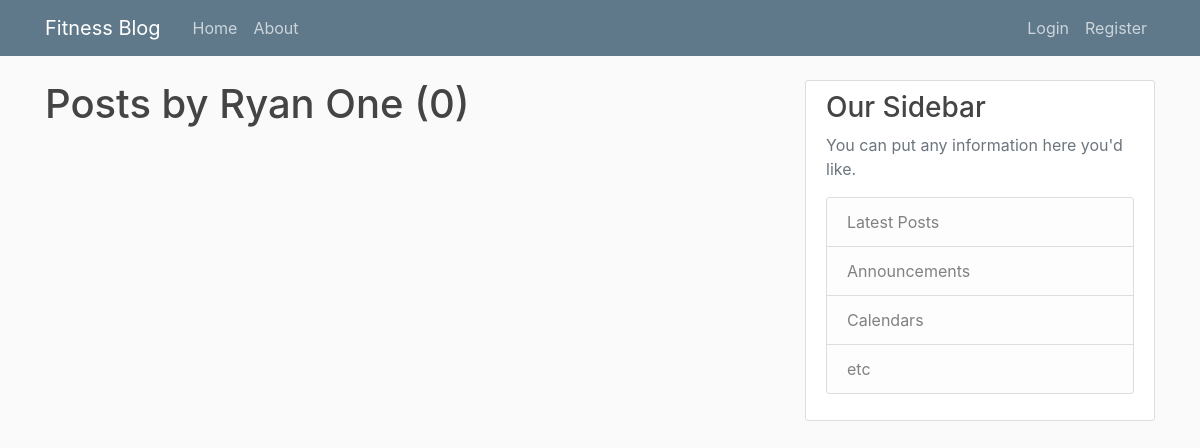
/user/Ryan One, run on an earlier commit of the app's database.
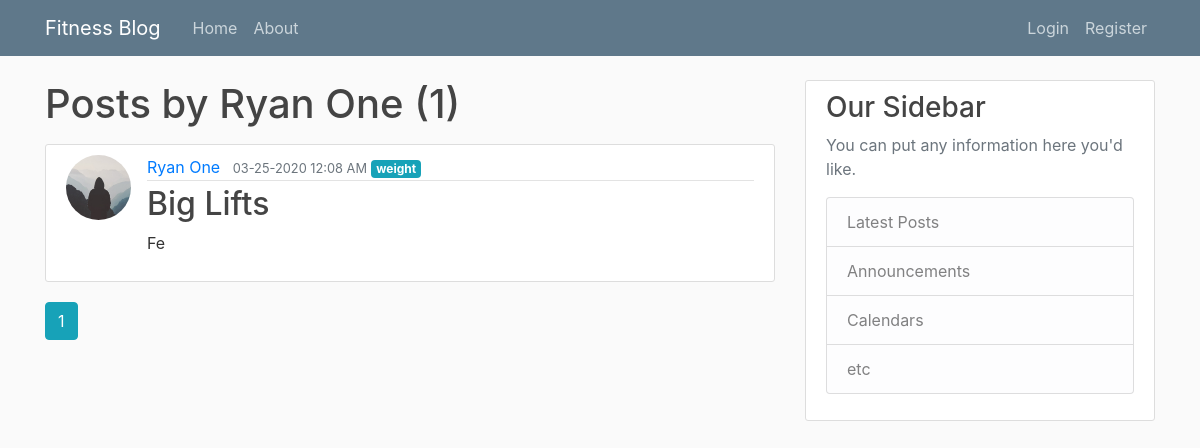
And on a later commit of the database.
### fitnessblog/models.py (models this page shows, shortened)
class User(db.Model, UserMixin):
    id = db.Column(db.Integer, primary_key=True)
    username = db.Column(db.String(20), unique=True, nullable=False)
    email = db.Column(db.String(120), unique=True, nullable=False)
    profile_type = db.Column(db.String(20), nullable=False)
    image_file = db.Column(db.String(20), nullable=False, default="default.jpg")
    password = db.Column(db.String(60), nullable=False)
    posts = db.relationship("Post", backref="author", lazy=True)

class Post(db.Model):
    id = db.Column(db.Integer, primary_key=True)
    title = db.Column(db.String(100), nullable=False)
    date_posted = db.Column(db.DateTime, nullable=False, default=datetime.utcnow)
    content = db.Column(db.Text, nullable=False)
    category = db.Column(db.Text, nullable=False)
    user_id = db.Column(db.Integer, db.ForeignKey("user.id"), nullable=False)

### fitnessblog/users/routes.py (the view)
@users.route("/user/<string:username>")
def user_posts(username):
    page = request.args.get("page", 1, type=int)
    user = User.query.filter_by(username=username).first_or_404()
    posts = (
        Post.query.filter_by(author=user)
        .order_by(Post.date_posted.desc())
        .paginate(page=page, per_page=5)
    )
    return render_template("user_posts.html", posts=posts, user=user)

### fitnessblog/templates/user_posts.html
{% extends "layout.html" %}
{% block content %}
  <h1 class="mb-3">Posts by {{ user.username }} ({{ posts.total }})</h1>
  {% for post in posts.items %}
    <article class="media content-section">
      <img class="rounded-circle article-img" src="{{ url_for('static', filename='profile_pics/' + post.author.image_file) }}">
      <div class="media-body">
        <div class="article-metadata">
          <a class="mr-2" href="{{ url_for('users.user_posts', username=post.author.username) }}">{{ post.author.username }}</a>
          <small class="text-muted">{{ post.date_posted.strftime('%m-%d-%Y %I:%M %p') }}</small>
          <a href="{{ url_for('posts.filter_by_category', category=post.category) }}" class="badge badge-info">{{ post.category}}</a>
        </div>
        <h2><a class="article-title" href="{{ url_for('posts.post', post_id=post.id) }}">{{ post.title }}</a></h2>
        <p class="article-content">{{ post.content }}</p>
      </div>
    </article>
  {% endfor %}
  {% for page_num in posts.iter_pages(left_edge=1, right_edge=1, left_current=1, right_current=2) %}
    {% if page_num %}
      {% if posts.page == page_num %}
        <a class="btn btn-info mb-4" href="{{ url_for('users.user_posts', username=user.username, page=page_num) }}">{{ page_num }}</a>
      {% else %}
      <a class="btn btn-outline-info mb-4" href="{{ url_for('users.user_posts', username=user.username, page=page_num) }}">{{ page_num }}</a>
      {% endif %}
    {% else %}
      ...
    {% endif %}
  {% endfor %}
{% endblock content %}

### fitnessblog/templates/layout.html (shortened to what this page needs)
<!DOCTYPE html>
<html lang="en">
  <head>
    <link rel="stylesheet" href="https://stackpath.bootstrapcdn.com/bootstrap/4.3.1/css/bootstrap.min.css">
    <link rel="stylesheet" type="text/css" href="{{ url_for('static', filename='main.css') }}">
  </head>
    <body>
      <header class="site-header">
        <nav class="navbar navbar-expand-md navbar-dark bg-steel fixed-top">
          <div class="container">
            <a class="navbar-brand mr-4" href="/">Fitness Blog</a>
            <div class="collapse navbar-collapse" id="navbarToggle">
              <div class="navbar-nav mr-auto">
                <a class="nav-item nav-link" href="{{ url_for('main.home') }}">Home</a>
                <a class="nav-item nav-link" href="{{ url_for('main.about') }}">About</a>
              </div>
              <div class="navbar-nav">
                {% if current_user.is_authenticated %}
                  <a class="nav-item nav-link" href="{{ url_for('posts.new_post') }}">Create Post</a>
                  <a class="nav-item nav-link" href="{{ url_for('users.account') }}">Account</a>
                  <a class="nav-item nav-link" href="{{ url_for('users.logout') }}">Logout</a>
                {% else %}
                  <a class="nav-item nav-link" href="{{ url_for('users.login') }}">Login</a>
                  <a class="nav-item nav-link" href="{{ url_for('users.register') }}">Register</a>
                {% endif %}
              </div>
            </div>
          </div>
        </nav>
      </header>
      <main role="main" class="container">
        <div class="row">
          <div class="col-md-8">
            {% block content %}{% endblock %}
          </div>
          <div class="col-md-4">
            <div class="content-section">
              <h3>Our Sidebar</h3>
              <p class='text-muted'>You can put any information here you'd like.
                <ul class="list-group">
                  <li class="list-group-item list-group-item-light">Latest Posts</li>
                  <li class="list-group-item list-group-item-light">Announcements</li>
                  <li class="list-group-item list-group-item-light">Calendars</li>
                  <li class="list-group-item list-group-item-light">etc</li>
                </ul>
              </p>
            </div>
          </div>
        </div>
      </main>
    </body>
</html>

### fitnessblog/static/main.css (style rules this page uses)
body { background: #fafafa; color: #333333; margin-top: 5rem; }
h1, h2, h3, h4, h5, h6 { color: #444444; }
.bg-steel { background-color: #5f788a; }
.site-header .navbar-nav .nav-link { color: #cbd5db; }
.content-section { background: #ffffff; padding: 10px 20px; border: 1px solid #dddddd; border-radius: 3px; margin-bottom: 20px; }
.article-title { color: #444444; }
.article-content { white-space: pre-line; }
.article-img { height: 65px; width: 65px; margin-right: 16px; }
.article-metadata { padding-bottom: 1px; margin-bottom: 4px; border-bottom: 1px solid #e3e3e3; }

What changed in the data, as far as the page shows it:
added Post: image_file (placeholder picture), author.username "Ryan One", date_posted "03-25-2020 12:08 AM", category "weight", title "Big Lifts", content "Fe"
Also different on the page:
{{ posts.total }}: "0" → "1"
new list line: "1"
